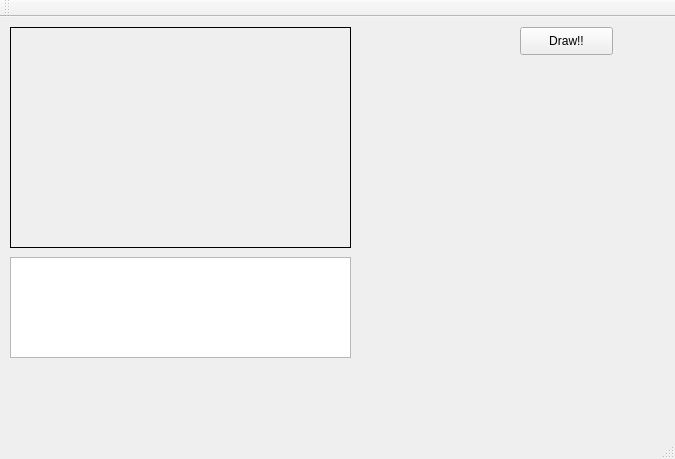
<?xml version="1.0" encoding="UTF-8"?>
<ui version="4.0">
 <class>MainWindow</class>
 <widget class="QMainWindow" name="MainWindow">
  <property name="geometry">
   <rect>
    <x>0</x>
    <y>0</y>
    <width>675</width>
    <height>459</height>
   </rect>
  </property>
  <property name="windowTitle">
   <string>MainWindow</string>
  </property>
  <widget class="QWidget" name="centralWidget">
   <widget class="QTextBrowser" name="textBrowser">
    <property name="geometry">
     <rect>
      <x>10</x>
      <y>240</y>
      <width>341</width>
      <height>101</height>
     </rect>
    </property>
   </widget>
   <widget class="QPushButton" name="pushButton">
    <property name="geometry">
     <rect>
      <x>520</x>
      <y>10</y>
      <width>93</width>
      <height>28</height>
     </rect>
    </property>
    <property name="text">
     <string>Draw!!</string>
    </property>
   </widget>
   <widget class="MyQlabel" name="label">
    <property name="geometry">
     <rect>
      <x>10</x>
      <y>10</y>
      <width>341</width>
      <height>221</height>
     </rect>
    </property>
    <property name="frameShape">
     <enum>QFrame::Box</enum>
    </property>
    <property name="text">
     <string/>
    </property>
    <property name="buddy">
     <cstring>label</cstring>
    </property>
   </widget>
   <widget class="QLabel" name="label_2">
    <property name="geometry">
     <rect>
      <x>10</x>
      <y>350</y>
      <width>111</width>
      <height>21</height>
     </rect>
    </property>
    <property name="text">
     <string/>
    </property>
   </widget>
  </widget>
  <widget class="QMenuBar" name="menuBar">
   <property name="geometry">
    <rect>
     <x>0</x>
     <y>0</y>
     <width>675</width>
     <height>21</height>
    </rect>
   </property>
  </widget>
  <widget class="QToolBar" name="mainToolBar">
   <attribute name="toolBarArea">
    <enum>TopToolBarArea</enum>
   </attribute>
   <attribute name="toolBarBreak">
    <bool>false</bool>
   </attribute>
  </widget>
  <widget class="QStatusBar" name="statusBar"/>
 </widget>
 <layoutdefault spacing="6" margin="11"/>
 <customwidgets>
  <customwidget>
   <class>MyQlabel</class>
   <extends>QLabel</extends>
   <header>myqlabel.h</header>
   <slots>
    <signal>sendXY(int,int)</signal>
    <signal>sendString(QString)</signal>
   </slots>
  </customwidget>
 </customwidgets>
 <resources/>
 <connections>
  <connection>
   <sender>label</sender>
   <signal>sendString(QString)</signal>
   <receiver>label_2</receiver>
   <slot>setText(QString)</slot>
   <hints>
    <hint type="sourcelabel">
     <x>180</x>
     <y>159</y>
    </hint>
    <hint type="destinationlabel">
     <x>65</x>
     <y>399</y>
    </hint>
   </hints>
  </connection>
  <connection>
   <sender>label</sender>
   <signal>sendXY(int,int)</signal>
   <receiver>MainWindow</receiver>
   <slot>setMouseValue(int,int)</slot>
   <hints>
    <hint type="sourcelabel">
     <x>276</x>
     <y>200</y>
    </hint>
    <hint type="destinationlabel">
     <x>494</x>
     <y>323</y>
    </hint>
   </hints>
  </connection>
 </connections>
 <slots>
  <slot>setMouseValue(int,int)</slot>
 </slots>
</ui>
